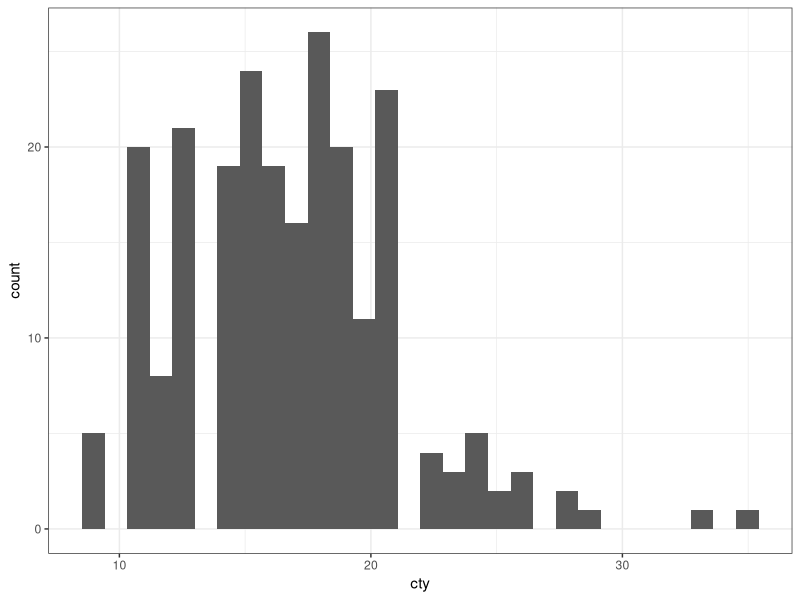
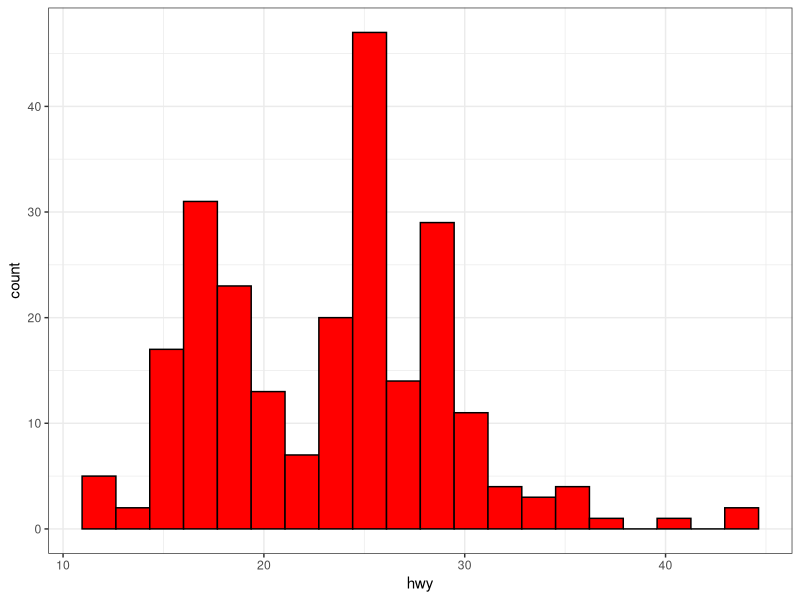
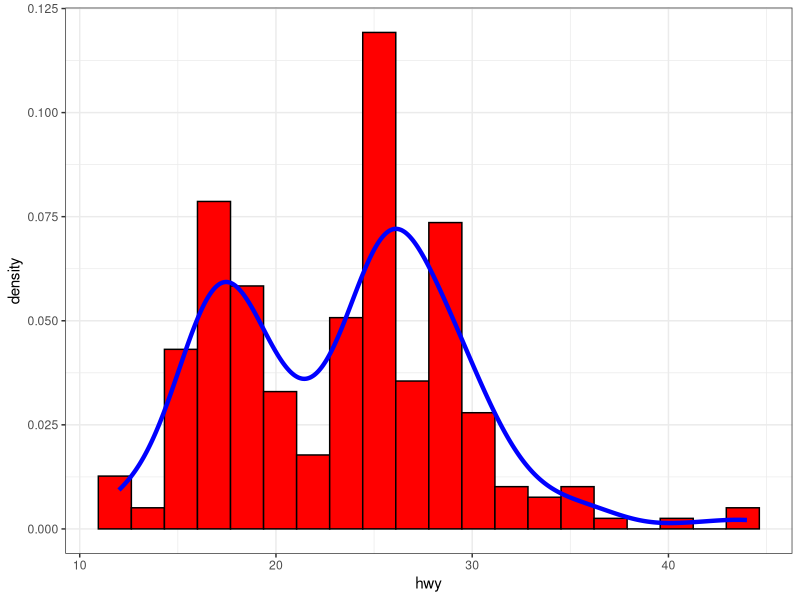

Generate these figures, in order, with R:
library(ggplot2)
library(dplyr)
data(mpg)

#Simple histogram
ggplot(mpg, aes(x=cty)) +
  geom_histogram() +
  theme_bw()

#Colored histogram with 20 bins
ggplot(mpg, aes(x=hwy)) +
  geom_histogram(bins=20, fill="red", color = 'black') +
  theme_bw()

#Histogram with density cruve
ggplot(mpg, aes(x=hwy, y = ..density..)) +
  geom_histogram(bins=20, fill="red", color = 'black') +
  geom_density(color = 'blue', size = 1.5) +
  theme_bw()
